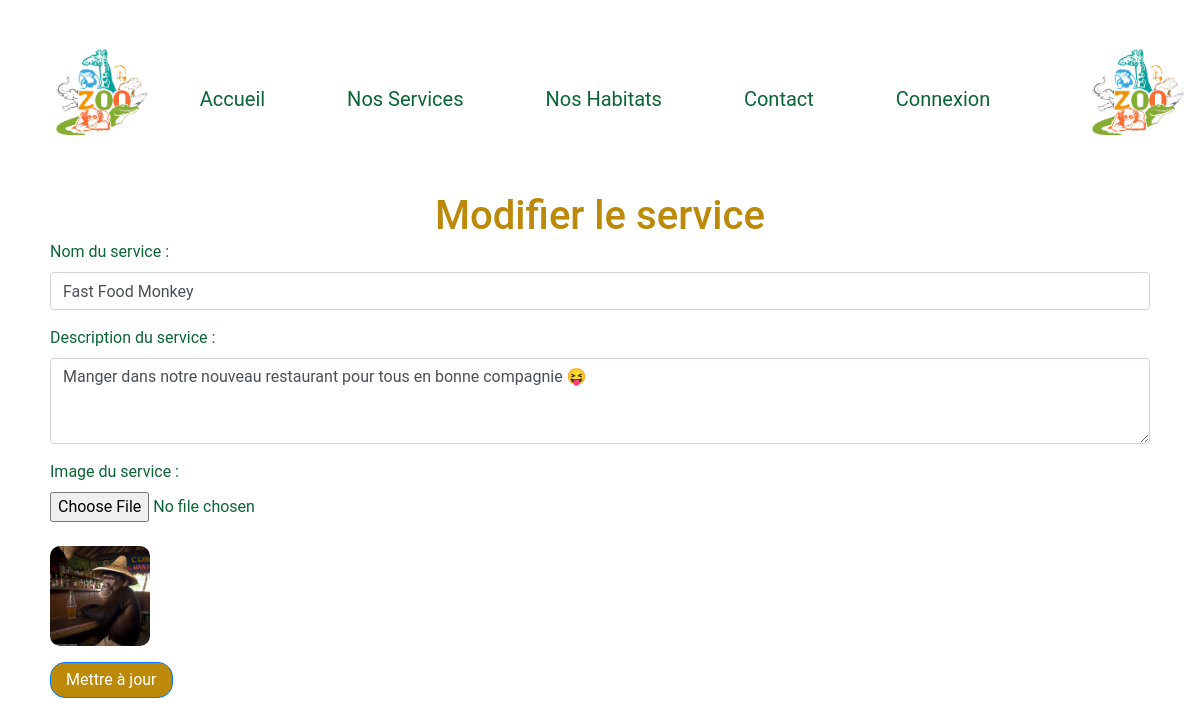
Before: /back-end-php/users/admin/edit_service.php?id=7 (signed in) with the older database file.
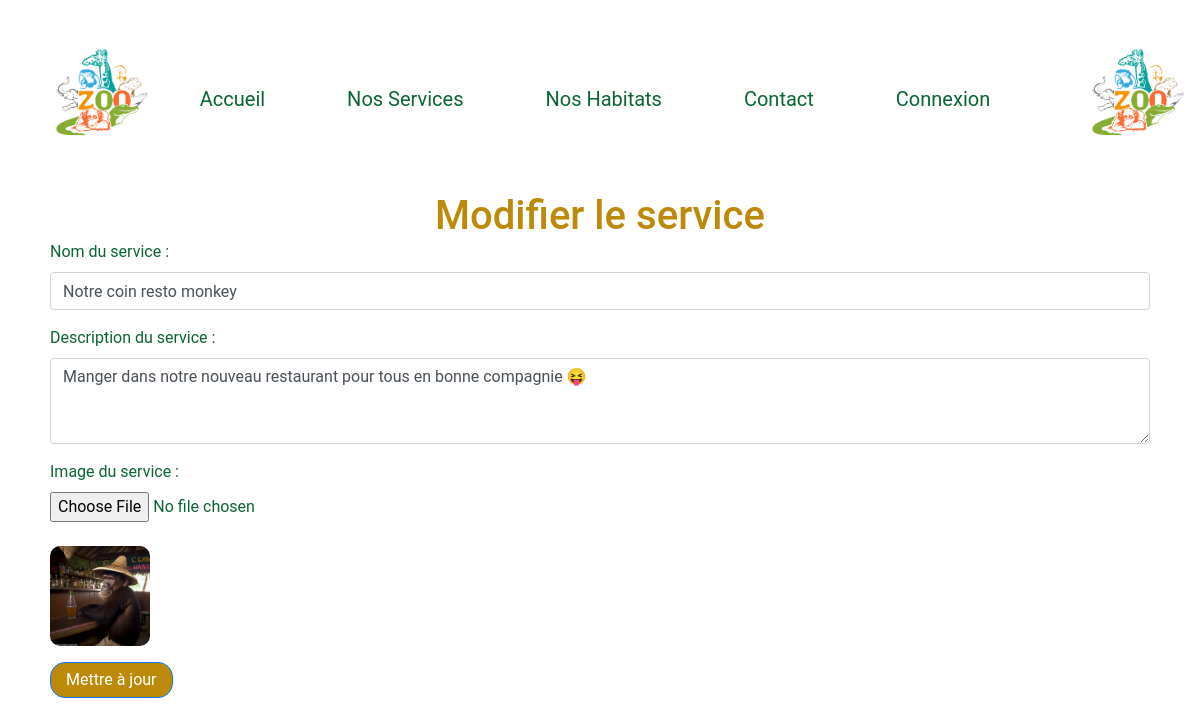
After: the same page with the newer database file.
### tables this page shows
CREATE TABLE `Services` (
  `IdService` int(11) NOT NULL,
  `NomService` varchar(100) NOT NULL,
  `DescriptionService` text DEFAULT NULL,
  `ImageService` varchar(255) DEFAULT NULL
);

### back-end-php/users/admin/edit_service.php (the view, shortened to what this page needs)
<?php
require '../../config.php';
if ($_SERVER["REQUEST_METHOD"] == "GET" && isset($_GET['id'])) {
    $idService = $_GET['id'];
    $sql = "SELECT * FROM Services WHERE IdService = :idService";
    $stmt = $conn->prepare($sql);
    $stmt->bindParam(':idService', $idService);
    $stmt->execute();
    $service = $stmt->fetch(PDO::FETCH_ASSOC);
}
?>
<!DOCTYPE html>
<html lang="fr">
<head>
    <link rel="stylesheet" href="https://stackpath.bootstrapcdn.com/bootstrap/4.5.2/css/bootstrap.min.css">
    <link rel="stylesheet" href="/assets/style.css">
</head>
<body>
    <header>
        <div class="container">
            <div class="row align-items-center">
                <div class="col-md-1">
                    <a href="index.html">
                        <img src="/assets/images/logo-arcadia.jpeg" alt="Logo Arcadia Zoo" class="logo"/>
                    </a>
                </div>
                <div class="col-md-10">
                    <nav>
                        <ul class="nav justify-content-center">
                            <li class="nav-item">
                                <a href="/index.html" class="nav-link" style="font-size: 20px">Accueil</a>
                            </li>
                            <li class="nav-item">
                                <a href="/public/services.php" class="nav-link" style="font-size: 20px">Nos Services</a>
                            </li>
                            <li class="nav-item">
                                <a href="/public/habitats.html" class="nav-link" style="font-size: 20px">Nos Habitats</a>
                            </li>
                            <li class="nav-item">
                                <a href="/public/contact.html" class="nav-link" style="font-size: 20px">Contact</a>
                            </li>
                            <li class="nav-item" id="loginNavItem">
                                <a id="loginLink" href="/public/connexion.html" class="nav-link" style="font-size: 20px">Connexion</a>
                            </li>
                        </ul>
                    </nav>
                </div>
                <div class="col-md-1">
                    <a href="/index.html">
                        <img src="/assets/images/logo-arcadia.jpeg" alt="Logo Arcadia Zoo" class="logo"/>
                    </a>
                </div>
            </div>
        </div>
    </header>
    <main class="container mt-4">
        <h1>Modifier le service</h1>
        <form action="edit_service.php" method="post" enctype="multipart/form-data">
            <div class="form-group">
                <label for="service_name">Nom du service :</label>
                <input type="text" class="form-control" id="service_name" name="service_name" value="<?php echo htmlspecialchars($service['NomService']); ?>" required>
            </div>
            <div class="form-group">
                <label for="service_description">Description du service :</label>
                <textarea class="form-control" id="service_description" name="service_description" rows="3" required><?php echo htmlspecialchars($service['DescriptionService']); ?></textarea>
            </div>
            <div class="form-group">
                <label for="service_image">Image du service :</label>
                <input type="file" class="form-control-file" id="service_image" name="service_image" accept="image/*">
            </div>
            <?php if (!empty($service['ImageService'])): ?>
                <div class="form-group">
                    <img src="<?php echo htmlspecialchars($service['ImageService']); ?>" alt="Current Image" style="max-width: 100px;" class="mt-2">
                </div>
            <?php endif; ?>
            <button type="submit" class="btn btn-primary">Mettre à jour</button>
        </form>
    </main>
</body>
</html>

### assets/style.css (style rules this page uses)
body, h3, h4, p, ul, li, a { margin: 10px; padding: 10px; list-style: none; text-decoration: none; font-family: 'Roboto', sans-serif; color: #096533; }
h1, h2, h5, h6 { color: #bc8909; text-align: center; margin-bottom: 0px; }
.container { margin: 0 auto; padding: 0 20px; }
.logo { width: 100px; height: 100px; margin: 0 auto; display: block; }
.nav-item { display: inline-block; margin: 0 5px; }
.nav-link { color: #096533; }
img { border-radius: 10px; }
.btn { display: inline-block; padding: 5px 15px; background-color: #bc8909; color: #fff; border-radius: 15px; transition: background-color 0.3s ease; }

Changed rows visible on the page:
changed services "Manger dans notre nouveau restaurant pour tous en bonne compagnie 😝": service_name "Fast Food Monkey" → "Notre coin resto monkey"
